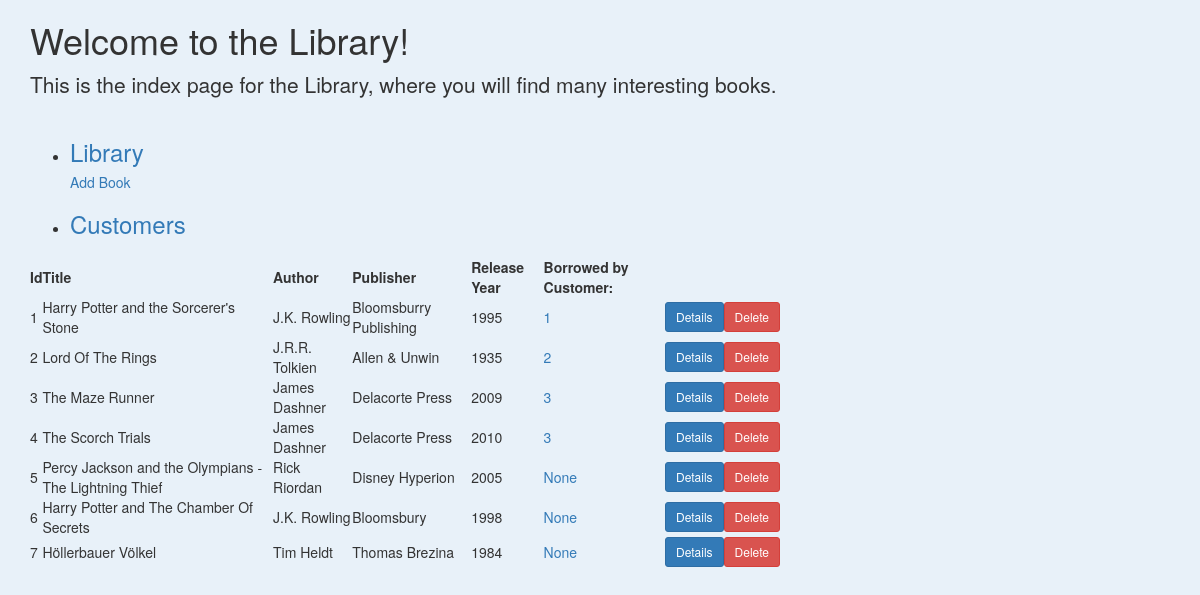
Before: / with the older database file.
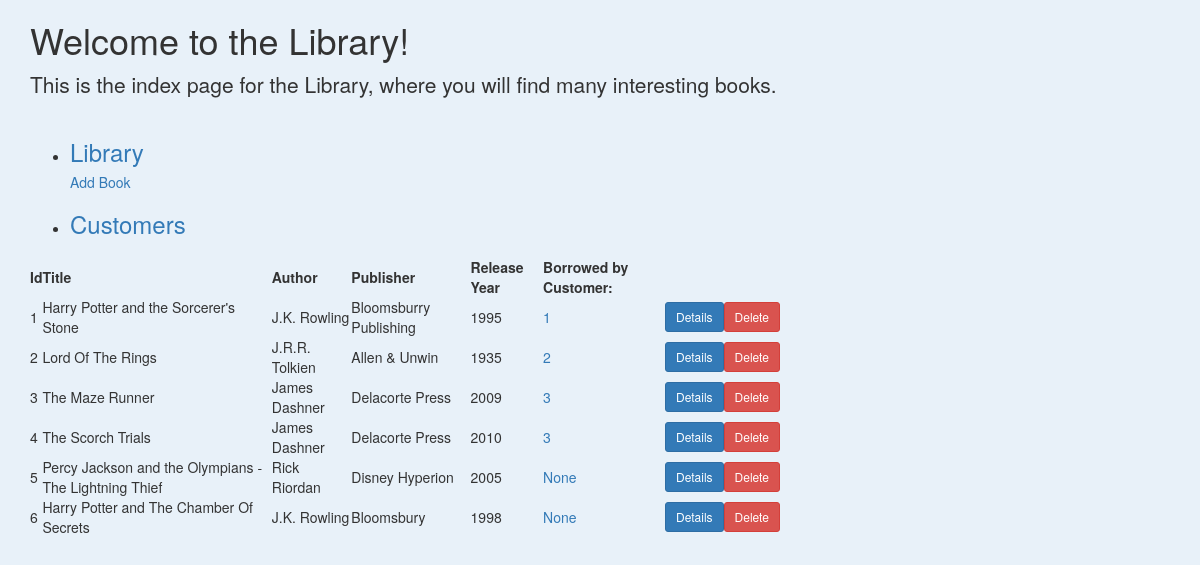
After: the same page with the newer database file.
### app.py (models this page shows, shortened)
class Book(db.Model):
    __tablename__ = 'books'
    id = db.Column(db.Integer, primary_key=True)
    title = db.Column(db.String)
    author_name = db.Column(db.String)
    publisher_name = db.Column(db.String)
    release_year = db.Column(db.Integer)
    customer_id = db.Column(db.Integer)

### app.py (the view)
@app.route('/')
def index():
    return render_template('index.html', book = Book.query.all())

### templates/index.html (shortened to what this page needs)
{% extends 'bootstrap/base.html' %} {% block styles %} {{ super() }}
{% endblock %} {% block title %} Library {% endblock %} {% block content %}
<div class="container">
    <div class="row">
        <div class="col-md-10 col-lg-8 mx-lg-auto mx-md-auto">
            <h1 class="pt-5 pb-2">Welcome to the Library!</h1>
            <p class="lead">This is the index page for the Library, where you will find many interesting books.</p>
            <ul class="Links">
                <li>
                    <h3>
                        <a href="{{ url_for('index') }}">Library</a>
                    </h3>
                    <h5>
                        <a href="{{ url_for('new') }}">Add Book</a>
                    </h5>
                </li>
                <li>
                    <h3>
                        <a href="{{ url_for('customers') }}">Customers</a>
                    </h3>
                </li>
            </ul>
            <table>
                <thead>
                    <tr>
                        <th>Id</th>
                        <th>Title</th>
                        <th>Author</th>
                        <th>Publisher</th>
                        <th>Release Year</th>
                        <th>Borrowed by Customer:</th>
                    </tr>
                </thead>
                <tbody>
                    {% for book in book %}
                    <tr>
                        <td>{{ book.id }}</td>
                        <td>{{ book.title }}</td>
                        <td>{{ book.author_name }}</td>
                        <td>{{ book.publisher_name }}</td>
                        <td>{{ book.release_year }}</td>
                        <td>
                            <a href="/customers/{{book.customer_id}}">{{book.customer_id}}</a>
                        </td>
                        <td>
                            <a href={{book.id}}>
                                <button class="btn btn-primary btn-sm">Details</button>
                            </a>
                        </td>
                        <td>
                            <a href={{book.id}}/delete>
                                <button class="btn btn-danger btn-sm">Delete</button>
                            </a>
                        </td>
                    </tr>
                    {% endfor %}
                </tbody>
            </table>
        </div>
    </div>
</div>
{% endblock %}

### templates/index.html (style rules this page uses)
body { background: #e8f1f9; }
ul { display: inline-block; }

Changed rows visible on the page:
removed Book: id "7", title "Höllerbauer Völkel", author_name "Tim Heldt", publisher_name "Thomas Brezina", release_year "1984", customer_id "None"
